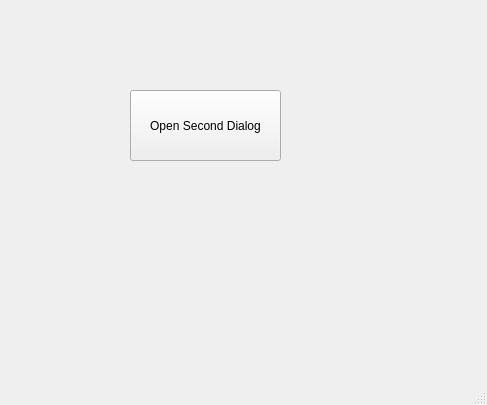
<?xml version="1.0" encoding="UTF-8"?>
<ui version="4.0">
 <class>MainWindow</class>
 <widget class="QMainWindow" name="MainWindow">
  <property name="geometry">
   <rect>
    <x>0</x>
    <y>0</y>
    <width>487</width>
    <height>405</height>
   </rect>
  </property>
  <property name="windowTitle">
   <string>MainWindow</string>
  </property>
  <widget class="QWidget" name="centralwidget">
   <widget class="QPushButton" name="pushButton">
    <property name="geometry">
     <rect>
      <x>130</x>
      <y>90</y>
      <width>151</width>
      <height>71</height>
     </rect>
    </property>
    <property name="text">
     <string>Open Second Dialog</string>
    </property>
   </widget>
  </widget>
  <widget class="QMenuBar" name="menubar">
   <property name="geometry">
    <rect>
     <x>0</x>
     <y>0</y>
     <width>487</width>
     <height>26</height>
    </rect>
   </property>
  </widget>
  <widget class="QStatusBar" name="statusbar"/>
 </widget>
 <resources/>
 <connections/>
</ui>
